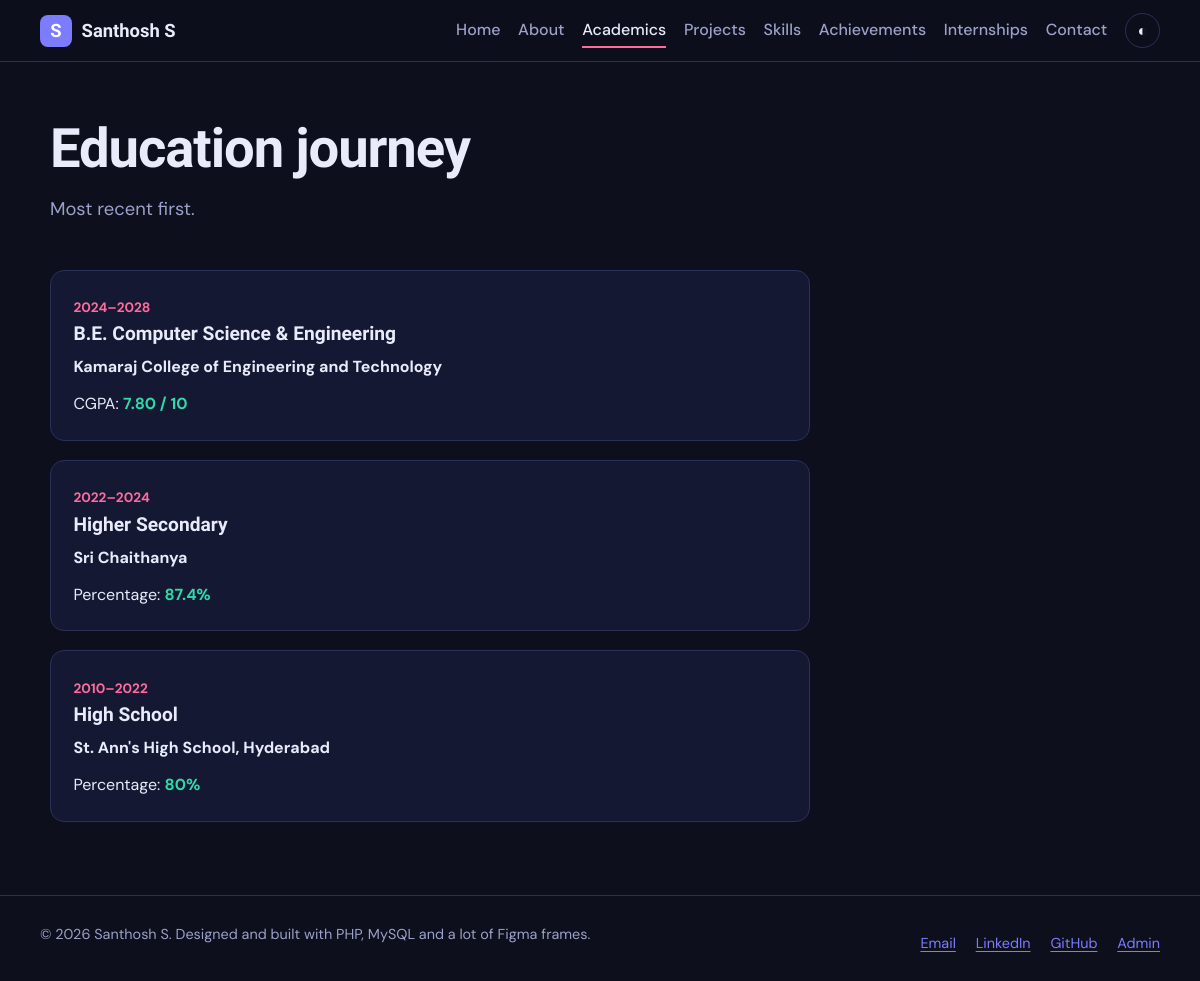
The page /academics.php on the database its author committed.
### tables this page shows
CREATE TABLE education (
  id INT AUTO_INCREMENT PRIMARY KEY,
  degree VARCHAR(150) NOT NULL,
  institution VARCHAR(200) NOT NULL,
  period VARCHAR(30) NOT NULL,
  score_label VARCHAR(20) NOT NULL,
  score_value VARCHAR(20) NOT NULL,
  sort_order INT NOT NULL DEFAULT 0
);

### config.php (called while the page is built, shortened)
<?php
$conn = @new mysqli(DB_HOST, DB_USER, DB_PASS, DB_NAME);
$conn->set_charset('utf8mb4');
function e($v): string { return htmlspecialchars((string)$v, ENT_QUOTES, 'UTF-8'); }
function db_all(string $sql, string $types = '', array $params = []): array {
    global $conn;
    $st = $conn->prepare($sql);
    $st->execute();
    $res = $st->get_result();
    $rows = $res ? $res->fetch_all(MYSQLI_ASSOC) : [];
    return $rows;
}

### academics.php (the view, shortened to what this page needs)
<?php
require 'includes/header.php';
$rows = db_all('SELECT * FROM education ORDER BY sort_order, id');
?>
<section class="page-head"><h1>Education journey</h1><p class="lead">Most recent first.</p></section>
<section class="block">
  <ol class="edu">
    <?php foreach ($rows as $r): ?>
      <li class="card">
        <span class="period"><?= e($r['period']) ?></span>
        <h3><?= e($r['degree']) ?></h3>
        <p><strong><?= e($r['institution']) ?></strong></p>
        <p class="score"><?= e($r['score_label']) ?>: <b><?= e($r['score_value']) ?></b></p>
      </li>
    <?php endforeach; ?>
  </ol>
</section>
<?php require 'includes/footer.php'; ?>

### assets/css/style.css (style rules this page uses)
:root { --bg: #0d0f1c; --surface: #151833; --line: #2b3058; --text: #e9ebfa; --muted: #9ba1c9; --accent: #7c7cff; --accent-2: #ff6b9d; --ok: #2fd9a8; --danger: #ff5d6c; --font-display: 'Bricolage Grotesque', 'Segoe UI', sans-serif; --font-body: 'DM Sans', 'Segoe UI', system-ui, sans-serif; --r: 14px; }
* { box-sizing: border-box; margin: 0; padding: 0; }
html { scroll-behavior: smooth; }
body { font-family: var(--font-body); background: var(--bg); color: var(--text); line-height: 1.7; min-height: 100vh; display: flex; flex-direction: column; }
h1, h2, h3, .brand { font-family: var(--font-display); line-height: 1.15; }
h1 { font-size: clamp(2.2rem, 5vw, 3.4rem); font-weight: 800; letter-spacing: -.02em; }
h3, .h3 { font-size: 1.2rem; font-weight: 700; margin: .2rem 0 .5rem; }
p + p { margin-top: .6rem; }
.lead { font-size: 1.15rem; color: var(--muted); max-width: 60ch; margin-top: .8rem; }
.page-head { padding: 3.5rem 0 1.2rem; }
.block { padding: 1.6rem 0; }
.card { background: var(--surface); border: 1px solid var(--line); border-radius: var(--r); padding: 1.4rem; }
.edu { list-style: none; display: grid; gap: 1.2rem; max-width: 760px; }
.period { display: inline-block; font-size: .85rem; color: var(--accent-2); font-weight: 700; }
.score b { color: var(--ok); }

### rows shown on the page
education: period "2024–2028", degree "B.E. Computer Science & Engineering", institution "Kamaraj College of Engineering and Technology", score_label "CGPA", score_value "7.80 / 10"
education: period "2022–2024", degree "Higher Secondary", institution "Sri Chaithanya", score_label "Percentage", score_value "87.4%"
education: period "2010–2022", degree "High School", institution "St. Ann's High School, Hyderabad", score_label "Percentage", score_value "80%"

### other values the page prints
$label "Home"
$label "About"
$label "Academics"
$label "Projects"
$label "Skills"
$label "Achievements"
$label "Internships"
$label "Contact"
